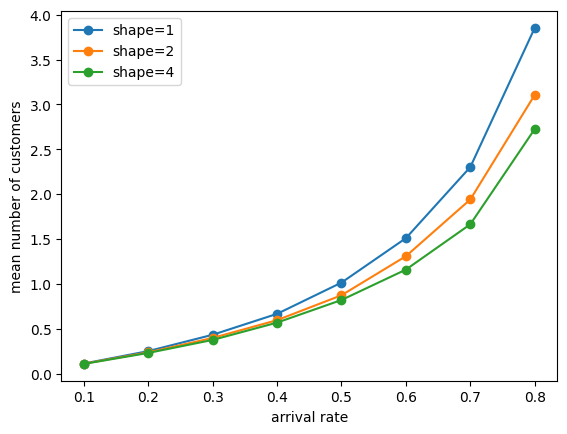

This chart was generated by the following Python code:
arrival_rates = np.arange(0.1, 0.9, 0.1)

for shape in (1, 2, 4):
    mean_customer_list = []
    for arrival_rate in arrival_rates:
        mean_customers, _, _, _ = simulation_mg1_erlang(
            arrival_rate, shape, shape
        )
        mean_customer_list.append(mean_customers)
    plt.plot(arrival_rates, mean_customer_list, marker="o", label=f"shape={shape}")

plt.xlabel("arrival rate")
plt.ylabel("mean number of customers")
plt.legend()
plt.show()
